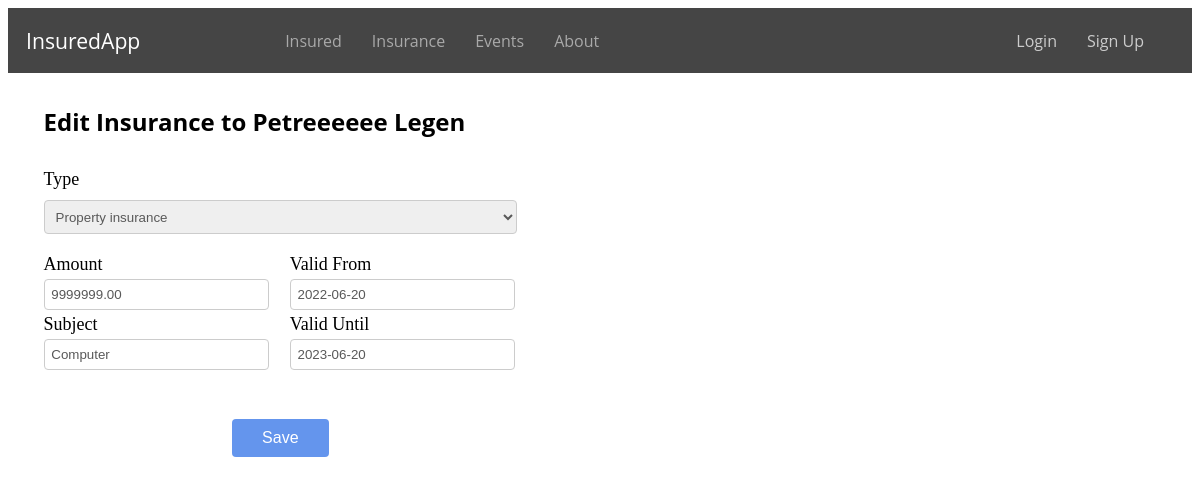
The page /edit_insurance/15/ on the database as committed earlier.
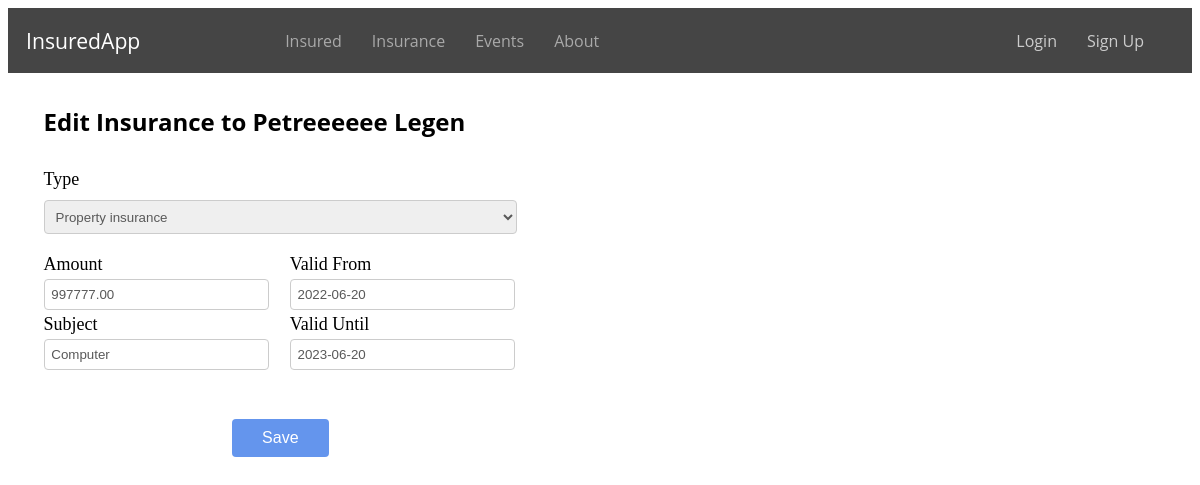
The same page on the database as committed later.
### evidence/models.py (models this page shows, shortened)
class Insurance(models.Model):
    INSURANCE_TYPE = (
        ('home', 'Home insurance'),
        ('car', 'Car insurance'),
        ('property', 'Property insurance'),
    )
    insurance = models.ManyToManyField(Insured, related_name='insurance')
    type = models.CharField(max_length=32, choices=INSURANCE_TYPE)
    subject = models.CharField(max_length=32)
    amount = models.DecimalField(max_digits=10, decimal_places=2)
    valid_from = models.DateField()
    valid_until = models.DateField()
    class Meta:
        ordering = ['id']

### evidence/views.py (the view)
# urls.py: path('edit_insurance/<int:insurance_id>/', views.edit_insurance, name='edit_insurance'),
def edit_insurance(request, insurance_id):
    insurance = get_object_or_404(Insurance, id=insurance_id)
    insured = insurance.insurance.first()
    if request.method == 'POST':
        form = InsuranceForm(request.POST, instance=insurance)
        if form.is_valid():
            form.save()
            return redirect('insured_detail', insured_id=insurance.insurance.first().id)
    else:
        form = InsuranceForm(instance=insurance)
    context = {
        'form': form,
        'insurance': insurance,
        'insured': insured,
    }
    return render(request, 'edit_insurance.html', context)

### evidence/forms.py
class InsuranceForm(forms.ModelForm):
    class Meta:
        model = Insurance
        fields = ['type', 'subject', 'amount', 'valid_from', 'valid_until']

### evidence/templates/edit_insurance.html (shortened to what this page needs)
{% extends 'base.html' %}
{% block content %}
    <h2 class="add-insurance-h">Edit Insurance to {{ insured.first_name }} {{ insured.last_name }}</h2>
    <form method="POST" class="add-insurance-form">
        <div class="form-row-add-insurance-type">
            <label>Type</label>
            {{ form.type }}
        </div>
        <div class="form-row-add-insurance">
            <div class="form-column-add-insurance">
                <label>Amount</label>
                {{ form.amount }}
            </div>
            <div class="form-column-add-insurance">
                <label>Subject</label>
                {{ form.subject }}
            </div>
        </div>
        <div class="form-row-add-insurance">
            <div class="form-column-add-insurance">
                <label>Valid From</label>
                {{ form.valid_from }}
            </div>
            <div class="form-column-add-insurance">
                <label>Valid Until</label>
                {{ form.valid_until }}
            </div>
        </div>
        <div class="add-insurance-button">
            <button type="submit" class="submit-button">Save</button>
        </div>
    </form>
{% endblock %}

Rows that differ between the two databases and show on the page:
changed Insurance "Property insurance": amount "9999999.00" → "997777.00"
